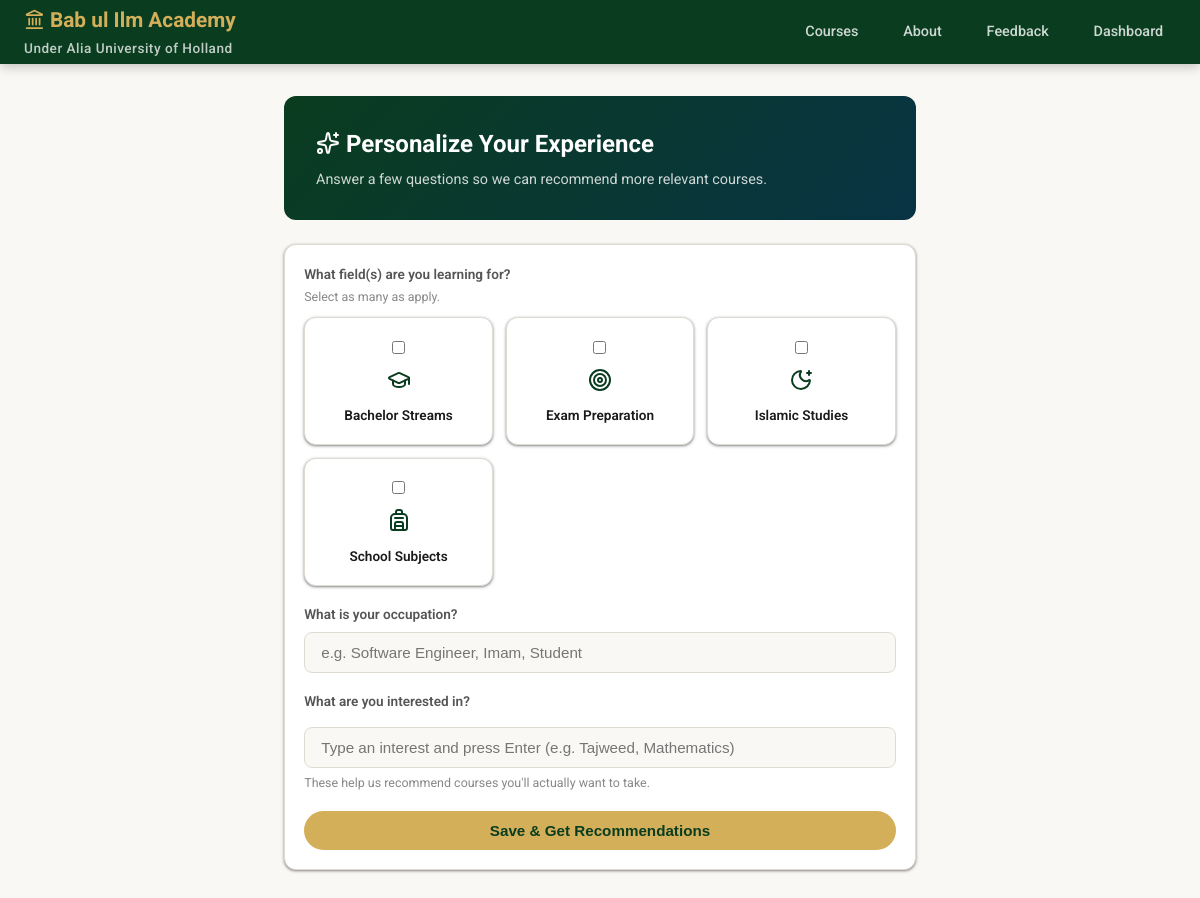
/personalize.php (signed in), run on an earlier commit of the app's database.
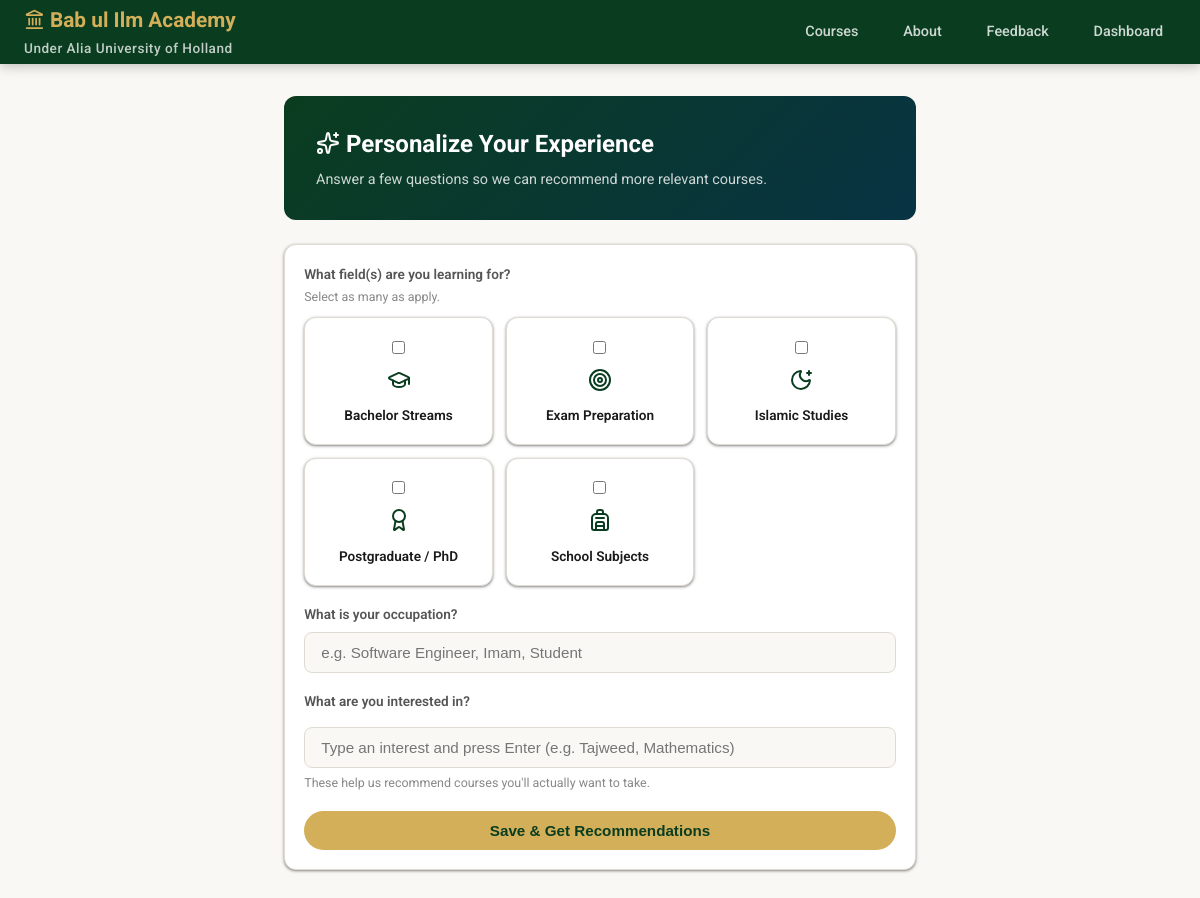
And on a later commit of the database.
### tables this page shows
CREATE TABLE IF NOT EXISTS fields_of_study (
    id   INT UNSIGNED AUTO_INCREMENT PRIMARY KEY,
    name VARCHAR(100) NOT NULL,
    icon VARCHAR(30)
);

### personalize.php (the view, shortened to what this page needs)
<?php
require_once __DIR__ . '/db.php';
$user = auth();
$stmt = $pdo->prepare('SELECT * FROM users WHERE id = ?');
$stmt->execute([$user['id']]);
$me = $stmt->fetch();
$fields = $pdo->query('SELECT * FROM fields_of_study ORDER BY name')->fetchAll();
$myFieldsStmt = $pdo->prepare('SELECT field_of_study_id FROM user_learning_fields WHERE user_id = ?');
$myFieldsStmt->execute([$user['id']]);
$myFieldIds = array_map('intval', $myFieldsStmt->fetchAll(PDO::FETCH_COLUMN));
?>
<!DOCTYPE html>
<html lang="en">
<head>
<link rel="stylesheet" href="style.css">
</head>
<body>
<nav class="navbar">
    <a class="nav-brand" href="index.php"><i data-lucide="landmark" class="lucide-icon"></i> <?= e(SITE_NAME) ?><small><?= e(SITE_AFFILIATION) ?></small></a>
    <div class="nav-links">
        <a href="courses.php">Courses</a>
        <a href="about.php">About</a>
        <a href="feedback.php">Feedback</a>
        <a href="dashboard.php">Dashboard</a>
    </div>
</nav>
<div class="dashboard-wrap" style="max-width:680px">
    <div class="dashboard-header">
        <h2><i data-lucide="sparkles" class="lucide-icon"></i> Personalize Your Experience</h2>
        <p>Answer a few questions so we can recommend more relevant courses.</p>
    </div>
    <div class="card"><div class="card-body">
        <form method="post">
            <div class="form-group">
                <label class="form-label">What field(s) are you learning for?</label>
                <div class="form-hint" style="margin-top:-.3rem;margin-bottom:.6rem">Select as many as apply.</div>
                <div style="display:grid;grid-template-columns:repeat(auto-fit,minmax(140px,1fr));gap:.8rem">
                    <?php foreach ($fields as $f): ?>
                    <label class="card" style="cursor:pointer;text-align:center;padding:1.1rem .6rem;margin:0">
                        <input type="checkbox" name="learning_field_ids[]" value="<?= (int) $f['id'] ?>" style="width:auto;margin-bottom:.5rem" <?= in_array((int) $f['id'], $myFieldIds, true) ? 'checked' : '' ?>>
                        <div style="font-size:1.5rem;color:var(--green-deep)"><?= catIcon($f['icon']) ?></div>
                        <div style="font-weight:600;font-size:.85rem;margin-top:.3rem"><?= e($f['name']) ?></div>
                    </label>
                    <?php endforeach; ?>
                </div>
            </div>
            <div class="form-group">
                <label class="form-label">What is your occupation?</label>
                <input type="text" name="occupation" class="form-control" placeholder="e.g. Software Engineer, Imam, Student" value="<?= e($me['occupation'] ?? '') ?>">
            </div>
            <div class="form-group">
                <label class="form-label">What are you interested in?</label>
                <input type="text" id="skillInput" class="form-control" list="skillSuggestions" placeholder="Type an interest and press Enter (e.g. Tajweed, Mathematics)">
                <div class="form-hint">These help us recommend courses you'll actually want to take.</div>
            </div>
            <button type="submit" class="btn btn-primary btn-full">Save & Get Recommendations</button>
        </form>
    </div></div>
</div>
</body>
</html>

### db.php (shortened to what this page needs)
<?php
function e(string $s): string {
    return htmlspecialchars($s, ENT_QUOTES, 'UTF-8');
}
function catIcon(?string $iconName): string {
    return '<i data-lucide="' . e($iconName ?: 'book-open') . '" class="lucide-icon"></i>';
}

### style.css (style rules this page uses)
:root { --teal-deep: #083344; --teal-mid: #0e5272; --teal-light: #1a7a9e; --green-deep: #0a3d1f; --gold: #d4af5a; --gold-dark: #b8973b; --gold-light: #f0d78a; --cream: #faf8f4; --white: #ffffff; --text: #1a1a1a; --text-mid: #555; --text-light: #888; --border: #e0dbd2; --shadow: 0 1px 2px rgba(0,0,0,.30), 0 1px 3px 1px rgba(0,0,0,.15); --shadow-lg: 0 1px 3px rgba(0,0,0,.30), 0 4px 8px 3px rgba(0,0,0,.15); --radius-sm: 8px; --radius: 12px; --radius-lg: 16px; --radius-full: 999px; --transition: .2s cubic-bezier(.4,0,.2,1); }
*, *::before, *::after { box-sizing: border-box; margin: 0; padding: 0; }
body { font-family: 'Roboto', 'Segoe UI', system-ui, sans-serif; background: var(--cream); color: var(--text); line-height: 1.6; }
a { color: var(--teal-mid); text-decoration: none; }
.navbar { background: var(--green-deep); padding: 0 1.5rem; display: flex; align-items: center; justify-content: space-between; height: 64px; position: sticky; top: 0; z-index: 100; box-shadow: 0 2px 12px rgba(0,0,0,.25); }
.nav-brand { font-size: 1.3rem; font-weight: 700; color: var(--gold); }
.nav-brand small { display: block; font-size: .85rem; color: rgba(255,255,255,.75); font-weight: 500; letter-spacing: .5px; }
.nav-links { display: flex; align-items: center; gap: 1.2rem; }
.nav-links a { color: rgba(255,255,255,.8); font-size: .9rem; font-weight: 500; padding: .4rem .8rem; border-radius: 6px; transition: var(--transition); }
.lucide-icon { width: 1em; height: 1em; stroke: currentColor; stroke-width: 2; vertical-align: -0.125em; flex-shrink: 0; display: inline-block; }
.btn { display: inline-flex; align-items: center; gap: .4rem; padding: .7rem 1.6rem; border-radius: 25px; font-size: .95rem; font-weight: 600; cursor: pointer; border: none; transition: var(--transition); text-decoration: none; }
.btn-primary { background: var(--gold); color: var(--green-deep); }
.btn-full { width: 100%; justify-content: center; }
.dashboard-wrap { max-width: 1000px; margin: 2rem auto; padding: 0 1.5rem; }
.dashboard-header { background: linear-gradient(135deg, var(--green-deep), var(--teal-deep)); color: var(--white); border-radius: var(--radius); padding: 1.8rem 2rem; margin-bottom: 1.5rem; }
.dashboard-header h2 { font-size: 1.5rem; font-weight: 700; }
.dashboard-header p { opacity: .8; font-size: .9rem; margin-top: .3rem; }
.form-group { margin-bottom: 1.1rem; }
.form-label { display: block; font-size: .85rem; font-weight: 600; color: var(--text-mid); margin-bottom: .4rem; }
.form-control { width: 100%; padding: .7rem 1rem; border: 1.5px solid var(--border); border-radius: var(--radius-sm); font-size: .95rem; color: var(--text); background: var(--cream); outline: none; transition: var(--transition); }
.form-hint { font-size: .78rem; color: var(--text-light); margin-top: .3rem; }
.card { background: var(--white); border-radius: var(--radius); overflow: hidden; box-shadow: var(--shadow); border: 1.5px solid var(--border); }
.card-body { padding: 1.2rem; }
.nav-brand { min-width: 0; overflow: hidden; text-overflow: ellipsis; white-space: nowrap; }

What changed in the data, as far as the page shows it:
added fields_of_study: name "Postgraduate / PhD"
